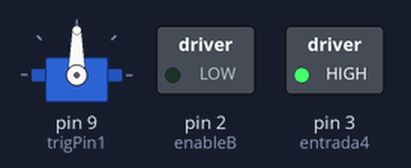
Simulated run of this sketch. Board: Arduino Uno, built with avr-gcc and run on an emulated ATmega328P. Parts: servo, switched loads named in the sketch (green lamp = pin HIGH). Pins used as bus, display or sensor lines are not drawn.

Above: at 0.05 s.
At 2.4 s:
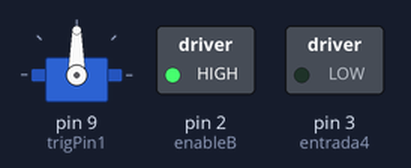
At 4.8 s:
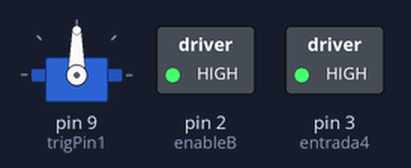
At 6.6 s:
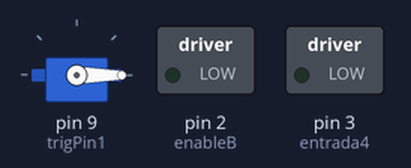
At 8.1 s:
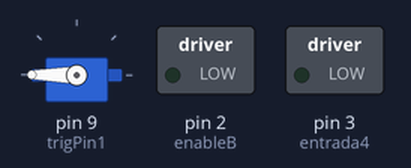
At 9.6 s:
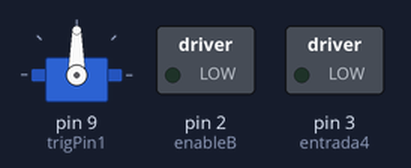
Timing chart, 0 to 12.5 s (numbered marks = the images above):
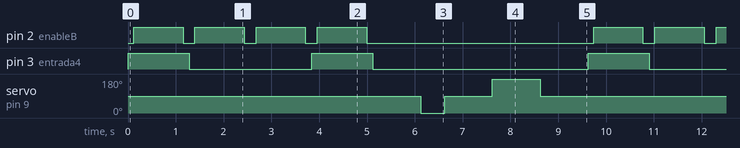

The sketch:

Linea_Colores.ino
```cpp
//librerias propias del codigo
#include "TCS230.h"
#include "motores.h"
#include "noseQueHace.h"
#include "servo.h"
#include "ultrasonido.h"
#include "infrarojoDistancia.h"

/*          _COSAS POR HACER_

*(opcional) descripcion de las funciones y que hacen

*dalta servomotor cuadrar eso para saber que hacer

*pinza diseño

*provar velocidad de motores

*terminar TCS230:
  -> lo que se coloco se puso en la libreria.h de noseQueHace
  -> comprobar funcionamiento

*probar ultrasonidos:
  ->librerira funcionamiento
  ->pines donde se van a poner
  ->guardado de datos y buen funcionamiento

*sensor de distancia ir:
  ->averiguar si sepuede leer analogico, al parecer solo lee digital

-----------------------------------------------------------------------------------------
en todas las librerias .h se encuentran pines de coneccion y funciones basicas que tienen
en librerias .cpp se encuentran todo lo que es las funciones con lo que hacen y todos los
nombres de funciones tienen al final a que libreria pertenecen.
*/

/*variables*/
int velocidad_motor=0;
int velocidad_motor_B = 0;
int velocidad_motor_A = 0;

long duration[4] = {0, 0, 0, 0};
int distance[4] = {0, 0, 0, 0};

int irValue;

void setup() {

  declaracion_TCS230();
  declaracion_motores();
  declaracion_ultrasonido();
  declaracion_infrarojoDistancia();
  declaracion_servo();
  // Begins serial communication
  //Serial.begin(9600);
}

void loop() {
//que_hace();

prueva_motores();
//prueva_infrarojoDistancia();
//prueva_ultrasonido();
prueva_servo();

}
```

TCS230.cpp
```cpp
  #include "TCS230.h"
  #include <Arduino.h>

  void declaracion_TCS230()
  {
    // Setting the outputs
    pinMode(S0, OUTPUT);
    pinMode(S1, OUTPUT);
    pinMode(S2, OUTPUT);
    pinMode(S3, OUTPUT);
    // Setting the sensorOut as an input
    pinMode(sensorOut, INPUT);

    // Setting frequency scaling to 20%
    digitalWrite(S0,HIGH);
    digitalWrite(S1,LOW);
  }
```

TCS230.h
```cpp
#ifndef TCS230_h
#define TCS230_h

  // TCS230 or TCS3200 pins wiring to Arduino
  #define S0 4
  #define S1 5
  #define S2 6
  #define S3 7
  #define sensorOut 8

  void declaracion_TCS230();
#endif
```

infrarojoDistancia.cpp
```cpp
#include "infrarojoDistancia.h"
#include <Arduino.h>

extern int irValue;

void declaracion_infrarojoDistancia()
{
  pinMode(irPin, INPUT);
}

void lectura_infrarojoDistancia()
{
  irValue = digitalRead(irPin);
}

void prueva_infrarojoDistancia()
{
    if (irValue == LOW) {
    // El sensor ha detectado un objeto cercano
    Serial.println("Objeto detectado");
  } else {
    // No se ha detectado un objeto cercano
    Serial.println("Ningún objeto detectado");
  }

  delay(500); // Pequeña pausa antes de la siguiente lectura
}
```

infrarojoDistancia.h
```cpp
#ifndef infrarojoDistancia_h
#define infrarojoDistancia_h

  #define irPin 7

  void declaracion_infrarojoDistancia();

  void lectura_infrarojoDistancia();

  void prueva_infrarojoDistancia();

#endif
```

motores.cpp
```cpp
#include "motores.h"
#include <Arduino.h>

extern int velocidad_motor;
extern int velocidad_motor_B;
extern int velocidad_motor_A;

  void declaracion_motores()
  {
    pinMode(entrada1, OUTPUT);
    pinMode(entrada2, OUTPUT);
    pinMode(enableA, OUTPUT);
    pinMode(entrada3, OUTPUT);
    pinMode(entrada4, OUTPUT);
    pinMode(enableB, OUTPUT);
  }

  void aumentoUno_motores(char motor)
  {
    switch (motor) {
      case 'A':
        if (velocidad_motor_A < 255) {
          velocidad_motor_A = velocidad_motor_A + 10;
          analogWrite(enableA, velocidad_motor_A);
          delay(10);
        }
        break;
      case 'B':
        if (velocidad_motor_B < 255) {
          velocidad_motor_B = velocidad_motor_B + 10;
          analogWrite(enableB, velocidad_motor_B);
          delay(10);
        }
        break;
      default:
        // Si el motor no es 'A' o 'B', no se realiza ninguna acción.
        break;
    }
  }

  void reduccionUno_motores(char motor)
  {
    switch (motor) {
      case 'A':
        if (velocidad_motor_A > 0) {
          velocidad_motor_A = velocidad_motor_A - 10;
          analogWrite(enableA, velocidad_motor_A);
          delay(10);
        }
        break;
      case 'B':
        if (velocidad_motor_B > 0) {
          velocidad_motor_B = velocidad_motor_B - 10;
          analogWrite(enableB, velocidad_motor_B);
          delay(10);
        }
        break;
      default:
        // Si el motor no es 'A' o 'B', no se realiza ninguna acción.
        break;
    }
  }

  void reduccion_motores()
  {
    if(velocidad_motor_B > 0 && velocidad_motor_A > 0)
    {
      velocidad_motor_A = velocidad_motor_A - 10;
      velocidad_motor_B = velocidad_motor_B - 10;
      analogWrite(enableA, velocidad_motor_A );
      analogWrite(enableB, velocidad_motor_B );
      delay(10);
    }
  }

  void aumento_motores()
  {
    if(velocidad_motor_B < 255 && velocidad_motor_A < 255)
    {
      velocidad_motor_B = velocidad_motor_B + 10;
      velocidad_motor_A = velocidad_motor_A + 10;
      analogWrite(enableA, velocidad_motor_A );
      analogWrite(enableB, velocidad_motor_B );
      delay(10);
    }
  }

  void delante_motores()
  {
    digitalWrite(entrada1,HIGH);
    digitalWrite(entrada2,LOW);
    digitalWrite(entrada3,LOW);
    digitalWrite(entrada4,HIGH);
  }

  void atras_motores()
  {
    digitalWrite(entrada1,LOW);
    digitalWrite(entrada2,HIGH);
    digitalWrite(entrada3,HIGH);
    digitalWrite(entrada4,LOW);
  }

  void der_motores()
  {
    digitalWrite(entrada1,HIGH);
    digitalWrite(entrada2,LOW);
    digitalWrite(entrada3,HIGH );
    digitalWrite(entrada4,LOW);
  }

  void izq_motores()
  {
    digitalWrite(entrada1, LOW);
    digitalWrite(entrada2,HIGH);
    digitalWrite(entrada3,LOW);
    digitalWrite(entrada4,HIGH);
  }

  void apagado_motores()
  {
    digitalWrite(entrada1, LOW);
    digitalWrite(entrada2, LOW);
    digitalWrite(entrada3, LOW);
    digitalWrite(entrada4, LOW);
  }

  void igualar_motores()
  {
    if((velocidad_motor_A != velocidad_motor_B) && (velocidad_motor_A < velocidad_motor_B))
    {
      velocidad_motor_B = velocidad_motor_B - 5;
    }
    else if((velocidad_motor_A != velocidad_motor_B) && (velocidad_motor_A > velocidad_motor_B))
    {
      velocidad_motor_A = velocidad_motor_A - 5;
    }
  }

  void prueva_motores()
  {
    while(velocidad_motor_A > 0){reduccion_motores();}
    delante_motores();
    while(velocidad_motor_A <= 130){aumento_motores();}
    delay(1000);

    while(velocidad_motor_A > 0){reduccion_motores();}
    atras_motores();
    while(velocidad_motor_A <= 130){aumento_motores();}
    delay(1000);

    while(velocidad_motor_A > 0){reduccion_motores();}
    der_motores();
    while(velocidad_motor_A <= 130){aumento_motores();}
    delay(1000);

    while(velocidad_motor_A > 0){reduccion_motores();}
    izq_motores();
    while(velocidad_motor_A <= 130){aumento_motores();}
    delay(1000);

    while(velocidad_motor_A > 0){reduccion_motores();}
    apagado_motores();
    delay(1000);
  }
```

motores.h
```cpp
#ifndef motores_h
#define motores_h
  #define enableA 7
  #define entrada1 6//DELANTE
  #define entrada2 5//ATRAS


  #define entrada3 4//ATRAS
  #define entrada4 3//DELANTE
  #define enableB 2

  extern int velocidad_motor;
  extern int velocidad_motor_B;
  extern int velocidad_motor_A;


void declaracion_motores();

void delante_motores();

void atras_motores();

void der_motores();

void izq_motores();

void apagado_motores();

void reduccion_motores();

void aumento_motores();

void aumentoUno_motores(char motor);

void reduccionUno_motores(char motor);

void igualar_motores();

void prueva_motores();

#endif
```

noseQueHace.h
```cpp
#ifndef  noseQueHace_h
#define noseQueHace_h

  #include "TCS230.h"
  #include "motores.h"

  // Stores frequency read by the photodiodes
  int redFrequency = 0;
  int greenFrequency = 0;
  int blueFrequency = 0;

  // Stores the red. green and blue colors
  int redColor = 0;
  int greenColor = 0;
  int blueColor = 0;

  void que_hace()
  {
    // Setting RED (R) filtered photodiodes to be read
  digitalWrite(S2,LOW);
  digitalWrite(S3,LOW);

  // Reading the output frequency
  redFrequency = pulseIn(sensorOut, LOW);
  // Remaping the value of the RED (R) frequency from 0 to 255
  // You must replace with your own values. Here's an example:
  // redColor = map(redFrequency, 70, 120, 255,0);
  redColor = map(redFrequency, 74, 445, 255,0);

  // Printing the RED (R) value
  Serial.print("R = ");
  Serial.print(redColor);
  delay(100);

  // Setting GREEN (G) filtered photodiodes to be read
  digitalWrite(S2,HIGH);
  digitalWrite(S3,HIGH);

  // Reading the output frequency
  greenFrequency = pulseIn(sensorOut, LOW);
  // Remaping the value of the GREEN (G) frequency from 0 to 255
  // You must replace with your own values. Here's an example:
  // greenColor = map(greenFrequency, 100, 199, 255, 0);
  greenColor = map(greenFrequency, 75 , 445, 255, 0);

  // Printing the GREEN (G) value
  Serial.print(" G = ");
  Serial.print(greenColor);
  delay(100);

  // Setting BLUE (B) filtered photodiodes to be read
  digitalWrite(S2,LOW);
  digitalWrite(S3,HIGH);

  // Reading the output frequency
  blueFrequency = pulseIn(sensorOut, LOW);
  // Remaping the value of the BLUE (B) frequency from 0 to 255
  // You must replace with your own values. Here's an example:
  // blueColor = map(blueFrequency, 38, 84, 255, 0);
  blueColor = map(blueFrequency, 107, 200, 255, 0);

  // Printing the BLUE (B) value
  Serial.print(" B = ");
  Serial.print(blueColor);
  delay(100);

  // Checks the current detected color and prints
  // a message in the serial monitor
  if(redColor >184 &&greenColor >184&&blueColor >400&&redColor <284 &&greenColor <284&&blueColor<520){
    der_motores();
  }
  else
  {
    delante_motores();
  }
  /*
  if (redColor > greenColor && redColor > blueColor) {
  Serial.println(" - RED detected!");
} else if (greenColor > redColor && greenColor > blueColor) {
  Serial.println(" - GREEN detected!");
} else if (blueColor > redColor && blueColor > greenColor) {
  Serial.println(" - BLUE detected!");
  digitalWrite(entrada1, HIGH);
  digitalWrite(entrada2, LOW);
  digitalWrite(entrada3, HIGH);
  digitalWrite(entrada4, LOW);
  analogWrite(enableA, 130);
  analogWrite(enableB, 130);
} else {
  digitalWrite(entrada1, HIGH);
  digitalWrite(entrada2, LOW);
  digitalWrite(entrada3, HIGH);
  digitalWrite(entrada4, LOW);
  analogWrite(enableA, 50);
  analogWrite(enableB, 0);
}
*/
  }

#endif 
```

servo.cpp
```cpp
#include "servo.h"
#include <Arduino.h>

  Servo pinza;

void declaracion_servo()
{
  // Iniciamos el servo para que empiece a trabajar con el pin 9
  pinza.attach(9);
}


void pinzaCerrada_servo()
{
  pinza.write(180);
  delay(1000);
  pinza.write(90);
}

void pinzaAbierta_servo()
{
  pinza.write(0);
  delay(500);
  pinza.write(90);
}

void prueva_servo()
{

  pinzaAbierta_servo();
  delay(1000);
  pinzaCerrada_servo();
  delay(1000);
}
```

servo.h
```cpp
#ifndef servo_h
#define servo_h

  #include <Servo.h>


  void declaracion_servo();

  void pinzaAbierta_servo();

  void pinzaCerrada_servo();

  void prueva_servo();

#endif 
```

ultrasonido.cpp
```cpp
#include "ultrasonido.h"
#include <Arduino.h>

extern long duration[];
extern int distance[];

void declaracion_ultrasonido()
  {
    pinMode(trigPin1, OUTPUT);
    pinMode(echoPin1, INPUT);

    pinMode(trigPin2, OUTPUT);
    pinMode(echoPin2, INPUT);

    pinMode(trigPin3, OUTPUT);
    pinMode(echoPin3, INPUT);

    pinMode(trigPin4, OUTPUT);
    pinMode(echoPin4, INPUT);
  }

void seleccionYlectura_ultrasonido(int ultra)
{
  switch(ultra)
  {
//ultrasonido1
    case 0:
    // Genera un pulso ultrasónico
    digitalWrite(trigPin1, LOW);
    delayMicroseconds(2);
    digitalWrite(trigPin1, HIGH);
    delayMicroseconds(10);
    digitalWrite(trigPin1, LOW);

    // Mide el tiempo de vuelo del pulso ultrasónico
    duration[0] = pulseIn(echoPin1, HIGH);

    // Calcula la distancia en centímetros
    distance[0] = duration[0] * 0.034 / 2;
    break;

//ultrasonido2
    case 1:
    // Genera un pulso ultrasónico
    digitalWrite(trigPin2, LOW);
    delayMicroseconds(2);
    digitalWrite(trigPin2, HIGH);
    delayMicroseconds(10);
    digitalWrite(trigPin2, LOW);

    // Mide el tiempo de vuelo del pulso ultrasónico
    duration[1] = pulseIn(echoPin2, HIGH);

    // Calcula la distancia en centímetros
    distance[1] = duration[1] * 0.034 / 2;
    break;

//ultrasonido3
    case 2:
    // Genera un pulso ultrasónico
    digitalWrite(trigPin3, LOW);
    delayMicroseconds(2);
    digitalWrite(trigPin3, HIGH);
    delayMicroseconds(10);
    digitalWrite(trigPin3, LOW);

    // Mide el tiempo de vuelo del pulso ultrasónico
    duration[2] = pulseIn(echoPin3, HIGH);

    // Calcula la distancia en centímetros
    distance[2] = duration[2] * 0.034 / 2;
    break;

//ultrasonido4
    case 3:
    // Genera un pulso ultrasónico
    digitalWrite(trigPin4, LOW);
    delayMicroseconds(2);
    digitalWrite(trigPin4, HIGH);
    delayMicroseconds(10);
    digitalWrite(trigPin4, LOW);

    // Mide el tiempo de vuelo del pulso ultrasónico
    duration[3] = pulseIn(echoPin4, HIGH);

    // Calcula la distancia en centímetros
    distance[3] = duration[3] * 0.034 / 2;
    break;
  }
}

void lecturaTodo_ultrasonido()
{
  // Imprime la distancia en el Monitor Serie
  for (int i = 0; i < 4; i++) {
      seleccionYlectura_ultrasonido(i);
  }
}

void prueva_ultrasonido()
{
  // Imprime la distancia en el Monitor Serie
  for (int i = 0; i < 4; i++) {
      // Aquí puedes realizar operaciones con el valor de 'i'
      // Por ejemplo, imprimir 'i':
      Serial.print("Distancia ");
      Serial.print(i);
      Serial.print(":");
      Serial.print(distance[i]);
      Serial.println(" cm");
  }
  delay(500);
}
```

ultrasonido.h
```cpp
#ifndef ultrasonido_h
#define ultrasonido_h

  #define trigPin1 9 // Pin del sensor de ultrasonido TRIG
  #define echoPin1 10 // Pin del sensor de ultrasonido ECHO

  #define trigPin2 9 // Pin del sensor de ultrasonido TRIG
  #define echoPin2 10 // Pin del sensor de ultrasonido ECHO

  #define trigPin3 9 // Pin del sensor de ultrasonido TRIG
  #define echoPin3 10 // Pin del sensor de ultrasonido ECHO

  #define trigPin4 9 // Pin del sensor de ultrasonido TRIG
  #define echoPin4 10 // Pin del sensor de ultrasonido ECHO

  extern long duration[];
  extern int distance[];

  void declaracion_ultrasonido();

  void lecturaTodo_ultrasonido();

  void seleccionYlectura_ultrasonido(int ultra);

  void prueva_ultrasonido();

#endif
```

Measured:
- by itself, pin 2 (enableB): repeats every 9.6 s: 3 × (LOW 0.25 s, HIGH 1.0 s), LOW 4.8 s, HIGH 1.0 s
- by itself, pin 3 (entrada4): repeats every 9.6 s: LOW 2.6 s, HIGH 1.3 s, LOW 4.5 s, HIGH 1.3 s
- by itself, servo on pin 9 (trigPin1): repeats every 9.6 s: 90° 1.0 s, 180° 1.0 s, 90° 7.1 s, 0° 0.50 s
